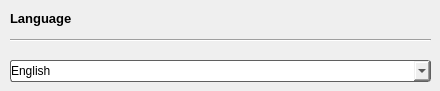
      <widget class="QWidget" name="page_Language">
       <widget class="QLabel" name="label_11">
        <property name="geometry">
         <rect>
          <x>10</x>
          <y>10</y>
          <width>81</width>
          <height>16</height>
         </rect>
        </property>
        <property name="font">
         <font>
          <pointsize>10</pointsize>
          <weight>75</weight>
          <bold>true</bold>
         </font>
        </property>
        <property name="text">
         <string>Language</string>
        </property>
       </widget>
       <widget class="Line" name="line_3">
        <property name="geometry">
         <rect>
          <x>10</x>
          <y>30</y>
          <width>421</width>
          <height>21</height>
         </rect>
        </property>
        <property name="orientation">
         <enum>Qt::Horizontal</enum>
        </property>
       </widget>
       <widget class="QComboBox" name="comboBox_Language">
        <property name="geometry">
         <rect>
          <x>10</x>
          <y>60</y>
          <width>421</width>
          <height>22</height>
         </rect>
        </property>
        <property name="styleSheet">
         <string notr="true">border: 1px solid rgb(95,95,95);
border-radius: 3px;
color: rgb(0, 0, 0);
margin:0 0 0 0;</string>
        </property>
        <item>
         <property name="text">
          <string>English</string>
         </property>
        </item>
        <item>
         <property name="text">
          <string>简体中文</string>
         </property>
        </item>
        <item>
         <property name="text">
          <string>繁体中文</string>
         </property>
        </item>
       </widget>
      </widget>
